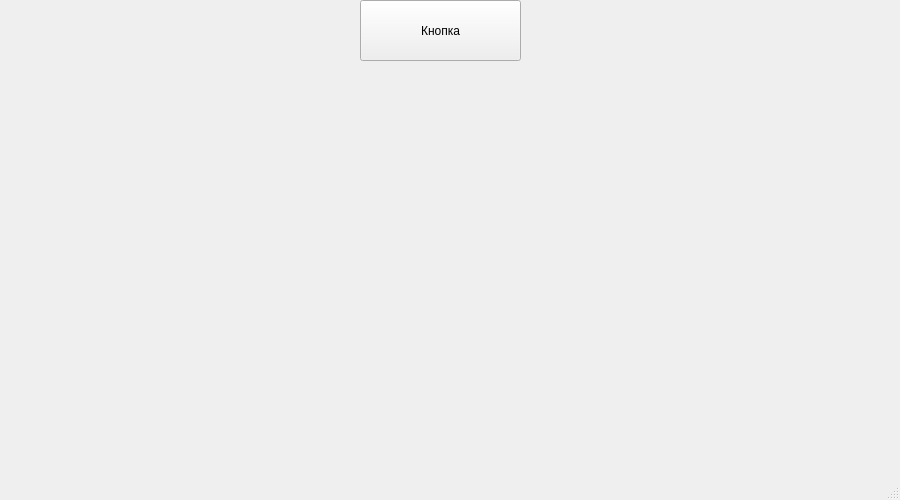
<?xml version="1.0" encoding="UTF-8"?>
<ui version="4.0">
 <class>MainWindow</class>
 <widget class="QMainWindow" name="MainWindow">
  <property name="geometry">
   <rect>
    <x>0</x>
    <y>0</y>
    <width>900</width>
    <height>500</height>
   </rect>
  </property>
  <property name="windowTitle">
   <string>MainWindow</string>
  </property>
  <widget class="QWidget" name="centralwidget">
   <widget class="QPushButton" name="pushButton">
    <property name="geometry">
     <rect>
      <x>360</x>
      <y>0</y>
      <width>161</width>
      <height>61</height>
     </rect>
    </property>
    <property name="text">
     <string>Кнопка</string>
    </property>
   </widget>
  </widget>
  <widget class="QMenuBar" name="menubar">
   <property name="geometry">
    <rect>
     <x>0</x>
     <y>0</y>
     <width>900</width>
     <height>21</height>
    </rect>
   </property>
  </widget>
  <widget class="QStatusBar" name="statusbar"/>
 </widget>
 <resources/>
 <connections/>
</ui>
